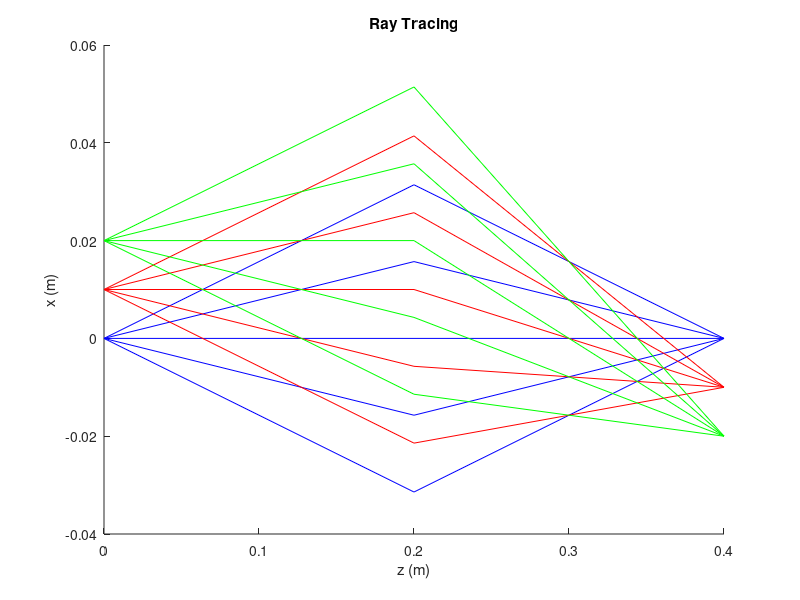

This chart was generated by the following MATLAB code:
clear;
close all;

d1 = 0.2;
d2 = 0.2; % If you increase d2 (and thus increase f), the separation
% between the image points increases.
f = 1/(1/d1 + 1/d2); % This equation must be maintained.

% First propagation step.
Md1 = [1, d1, 0, 0; 
      0, 1, 0, 0; 
      0, 0, 1, d1; 
      0, 0, 0, 1];

% Second propagation step.
Md2 = [1, d2, 0, 0; 
      0, 1, 0, 0; 
      0, 0, 1, d2; 
      0, 0, 0, 1];

% Thin lens
Mf = [1   0    0 0;
     -1/f 1    0 0;
      0   0    1 0;
      0   0 -1/f 1];

x1 = 0;
y1 = 0;
ThetaY = 0;
rays_in = zeros(4, 5);
rays_out = zeros(4, 5); % This matrix will be used to plot the rays from
% the first propagation step up to the thin lens.
rays_out2 = zeros(4, 5); % This matrix will be used to plot the rays
% during the second propagation step.

VariousThetaX = [-pi/20, -pi/40, 0, pi/40, pi/20];
for i = 1:5
    ThetaX = VariousThetaX(i);
    rays_in(:, i) = [x1; ThetaX; y1; ThetaY];
    rays_out(:, i) = Mf*Md1*rays_in(:, i); % Apply the first propagation
    % step, then the thin lins.
    rays_out2(:, i) = Md2*rays_out(:, i); % Then, apply the second
    % propagation step. 
end

ray_z = [zeros(1, size(rays_in, 2)); d1*ones(1, size(rays_in, 2))];
hold on;
plot(ray_z, [rays_in(1, :); rays_out(1, :)], 'Color',[0,0,1]);
ray_z = [zeros(1, size(rays_in, 2)); d2*ones(1, size(rays_in, 2))];
plot(ray_z + .2, [rays_out(1, :); rays_out2(1, :)], 'Color', [0,0,1]);

x1 = 0.01; % Change initial x position to 0.01
for i = 1:5
    ThetaX = VariousThetaX(i);
    rays_in(:, i) = [x1; ThetaX; y1; ThetaY];
    rays_out(:, i) = Mf*Md1*rays_in(:, i);
    rays_out2(:, i) = Md2*rays_out(:, i);
end

ray_z = [zeros(1, size(rays_in, 2)); d1*ones(1, size(rays_in, 2))];
plot(ray_z, [rays_in(1, :); rays_out(1, :)], 'Color',[1,0,0]);
ray_z = [zeros(1, size(rays_in, 2)); d2*ones(1, size(rays_in, 2))];
plot(ray_z + .2, [rays_out(1, :); rays_out2(1, :)], 'Color', [1,0,0]);

x1 = 0.02;
for i = 1:5
    ThetaX = VariousThetaX(i);
    rays_in(:, i) = [x1; ThetaX; y1; ThetaY];
    rays_out(:, i) = Mf*Md1*rays_in(:, i);
    rays_out2(:, i) = Md2*rays_out(:, i);
end

ray_z = [zeros(1, size(rays_in, 2)); d1*ones(1, size(rays_in, 2))];
plot(ray_z, [rays_in(1, :); rays_out(1, :)], 'Color',[0,1,0]);
ray_z = [zeros(1, size(rays_in, 2)); d2*ones(1, size(rays_in, 2))];
plot(ray_z + .2, [rays_out(1, :); rays_out2(1, :)], 'Color', [0,1,0]);

hold off;
title('Ray Tracing');
ylabel('x (m)');
xlabel('z (m)');

